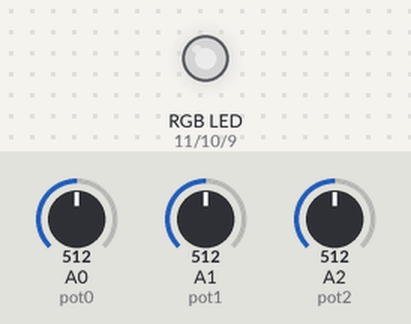
A sketch run on a simulated Arduino Uno, built with avr-gcc and run on an emulated ATmega328P. Shown: an RGB LED mixed from three pins (HIGH = lit). The test bench sets the inputs (shaded band); at power-on: A0 (pot0) = 512, A1 (pot1) = 512, A2 (pot2) = 512. Dim RGB values are drawn brighter than linear.

Above: at 1.2 s.
1.3 s: A0 (pot0) set to 716
At 1.7 s:
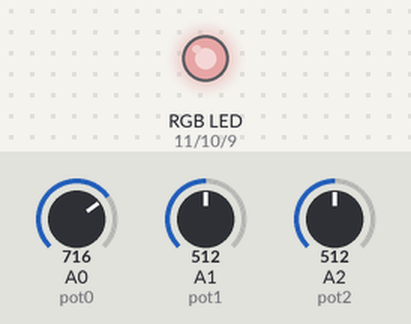
2.8 s: A1 (pot1) set to 716
At 4.0 s:
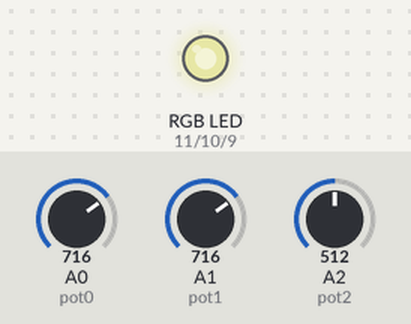
4.3 s: A2 (pot2) set to 716
At 5.2 s:
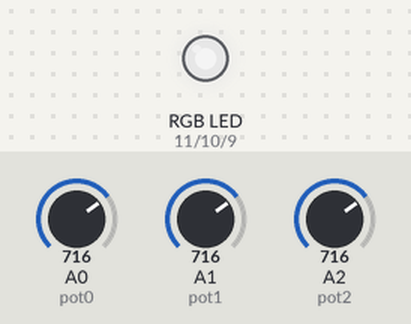
5.8 s: A0 (pot0) set to 900
At 6.4 s:
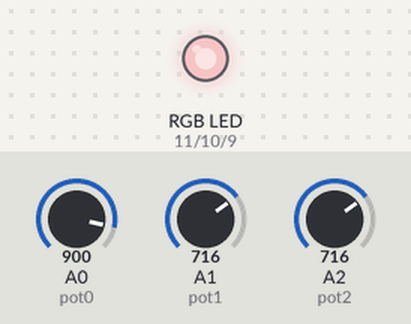
7.3 s: A1 (pot1) set to 900
At 8.5 s:
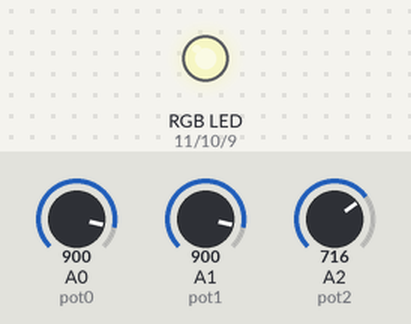
8.8 s: A2 (pot2) set to 900
At 9.8 s:
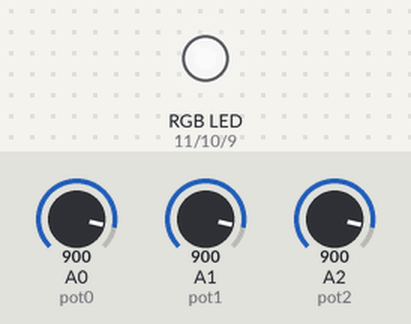
Timing chart, 0 to 11.3 s (numbered marks = the images above; inputs shaded):
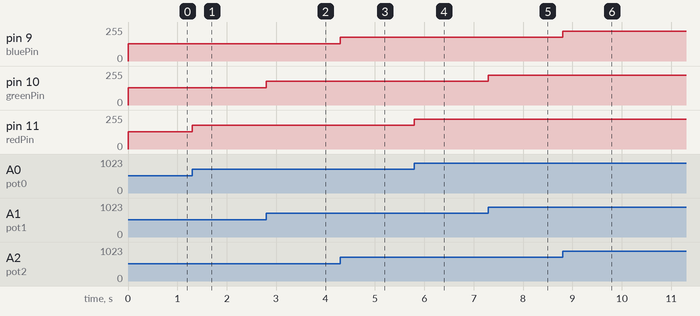

Measured:
- after the input at 1.3 s, pin 11 (redPin): 128/255 → 179/255 at once
- after the input at 2.8 s, pin 10 (greenPin): 128/255 → 179/255 at once
- after the input at 4.3 s, pin 9 (bluePin): 128/255 → 179/255 at once
- after the input at 5.8 s, pin 11 (redPin): 179/255 → 225/255 at once
- after the input at 7.3 s, pin 10 (greenPin): 179/255 → 225/255 at once
- after the input at 8.8 s, pin 9 (bluePin): 179/255 → 225/255 at once

The sketch:

rgp-potents.ino
```cpp
int redPin = 11;
int greenPin = 10;
int bluePin = 9;
#define pot0 A0
#define pot1 A1
#define pot2 A2
int x0=0;
int x1=0;
int x2=0;
int poh=7;
int x0k=0;
int x1k=0;
int x2k=0;

void setup() {
  pinMode(redPin, INPUT);
  pinMode(greenPin, INPUT);
  pinMode(bluePin, INPUT);
}

void loop() {
  x0 = (analogRead(pot0) / 4);
  if (x0>=0 && x0<poh)
  x0=0;
  analogWrite(redPin, x0);
  x1 = (analogRead(pot1) / 4);
  if (x1>=0 && x1<poh)
  x1=0;
  analogWrite(greenPin, x1);
  x2 = analogRead(pot2) / 4;
  if (x2>=0 && x2<poh)
  x2=0;
  analogWrite(bluePin, x2);
}
```
